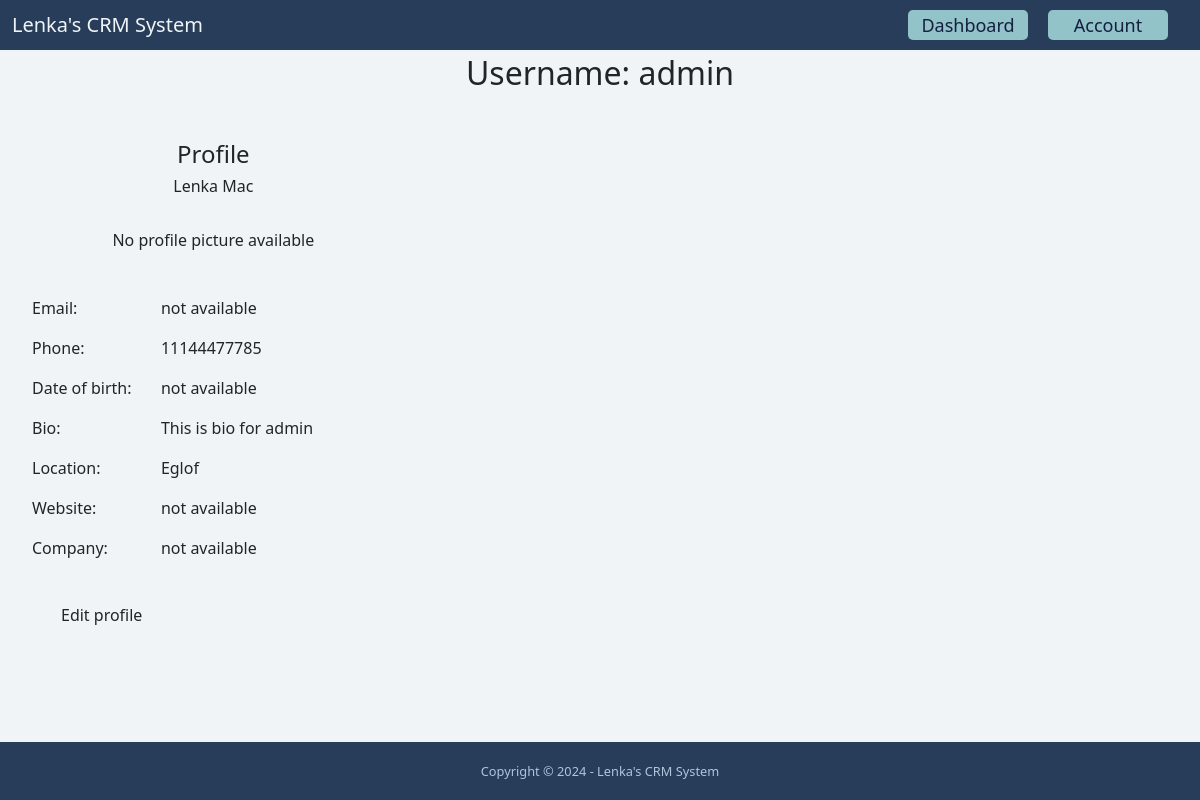
Screenshot of /dashboard/account/ (signed in) with the database file from the repository.
### userprofile/models.py (models this page shows, shortened)
class UserProfile(models.Model):
    user = models.OneToOneField(User, on_delete=models.CASCADE)
    first_name = models.CharField(max_length=100)
    last_name = models.CharField(max_length=100)
    email = models.EmailField(max_length=100)
    profile_pic = models.ImageField(upload_to='profile_pics', blank=True, null=True)
    phone_number = models.CharField(max_length=15, blank=True, null=True)
    bio = models.TextField(blank=True)
    date_of_birth = models.DateField(blank=True, null=True)
    website = models.URLField(blank=True)
    location = models.CharField(max_length=100, blank=True)
    user_company = models.CharField(max_length=100, blank=True)
    created_by = models.ForeignKey(User, on_delete=models.SET_NULL, related_name='created_by', blank=True, null=True)

### userprofile/views.py (the view)
# urls.py: path('', views.myaccount, name='account'),
@login_required
def myaccount(request):
    try:
        user_profile = get_object_or_404(UserProfile, user=request.user)
    except UserProfile.DoesNotExist:
        messages.error(request, "User profile does not exist. Please contact support or try later.")
        return redirect('dashboard')  # Redirect to a safe page or dashboard
    return render(request, 'userprofile/account.html', {'user_profile': user_profile})

### userprofile/templates/userprofile/account.html
{% extends 'base.html' %}
{% load static %}
{% block content %}
    <div class="container-fluid my-2">
        <div class="row mt-lg-4">
            <div class="col-lg-12">
                <div class="text-center">
                    <h2>Username: <span class="username">{{ request.user.username }}</span></h2>
                </div>
            </div>
        </div>
        <div class="row mt-lg-4">
            <div class="col-lg-4">
                <div class="row my-lg-3">
                    <div class="col-lg-12">
                        <div class="text-center">
                            <h4>Profile</h4>
                            <h6>{{ user_profile.first_name }} {{ user_profile.last_name }}</h6>
                        </div>
                    </div>
                </div>
                <div class="row my-lg-3 py-lg-2">
                    <div class="col-lg-12">
                        <div class="text-center">
                            {% if user_profile.profile_pic %}
                                <img src="{{ user_profile.profile_pic.url }}" alt="Profile picture" width="100px">
                            {% else %}
                                <p>No profile picture available</p>
                            {% endif %}
                        </div>
                    </div>
                </div>
                <div class="row my-lg-2 py-lg-1">
                    <div class="col-lg-4">
                        <span>Email:</span>
                    </div>
                    <div class="col-lg-8">
                        {% if user.email %}
                            {{ user.email }}
                        {% else %}
                            not available
                        {% endif %}
                    </div>
                </div>
                <div class="row my-lg-2 py-lg-1">
                    <div class="col-lg-4">
                        <span>Phone:</span>
                    </div>
                    <div class="col-lg-8">
                        {% if user_profile.phone_number %}
                            {{ user_profile.phone_number }}
                        {% else %}
                            not available
                        {% endif %}
                    </div>
                </div>
                <div class="row my-lg-2 py-lg-1">
                    <div class="col-lg-4">
                        <span>Date of birth:</span>
                    </div>
                    <div class="col-lg-8">
                        {% if user_profile.date_of_birth %}
                            {{ user_profile.date_of_birth }}
                        {% else %}
                            not available
                        {% endif %}
                    </div>
                </div>
                <div class="row my-lg-2 py-lg-1">
                    <div class="col-lg-4">
                        <span>Bio:</span>
                    </div>
                    <div class="col-lg-8">
                        {% if user_profile.bio %}
                            {{ user_profile.bio }}
                        {% else %}
                            not available
                        {% endif %}
                    </div>
                </div>
                <div class="row my-lg-2 py-lg-1">
                    <div class="col-lg-4">
                        <span>Location:</span>
                    </div>
                    <div class="col-lg-8">
                        {% if user_profile.location %}
                            {{ user_profile.location }}
                        {% else %}
                            not available
                        {% endif %}
                    </div>
                </div>
                <div class="row my-lg-2 py-lg-1">
                    <div class="col-lg-4">
                        <span>Website:</span>
                    </div>
                    <div class="col-lg-8">
                        {% if user_profile.website %}
                            {{ user_profile.website }}
                        {% else %}
                            not available
                        {% endif %}
                    </div>
                </div>
                <div class="row my-lg-2 py-lg-1">
                    <div class="col-lg-4">
                        <span>Company:</span>
                    </div>
                    <div class="col-lg-8">
                        {% if user_profile.user_company %}
                            {{ user_profile.user_company }}
                        {% else %}
                            not available
                        {% endif %}
                    </div>
                </div>
            </div>
        </div>
        <div class="row mt-lg-4">
            <div class="col-12">
                <div class="text-start">
                    <a href="{% url 'userprofile:edit-profile' %}" class="btn mx-lg-3">Edit profile</a>
                </div>
            </div>
        </div>
    </div>
{% endblock %}

### static/styles.css (style rules this page uses)
html, body { height: 100%; margin: 0; }
body { background-color: #f0f4f6; position: relative; padding-bottom: 58px; min-height: 100vh; }

### rows the page displays
UserProfile: first_name "Lenka", last_name "Mac", phone_number "11144477785", bio "This is bio for admin", location "Eglof"

### other values shown
{{ request.user.username }} "admin"
